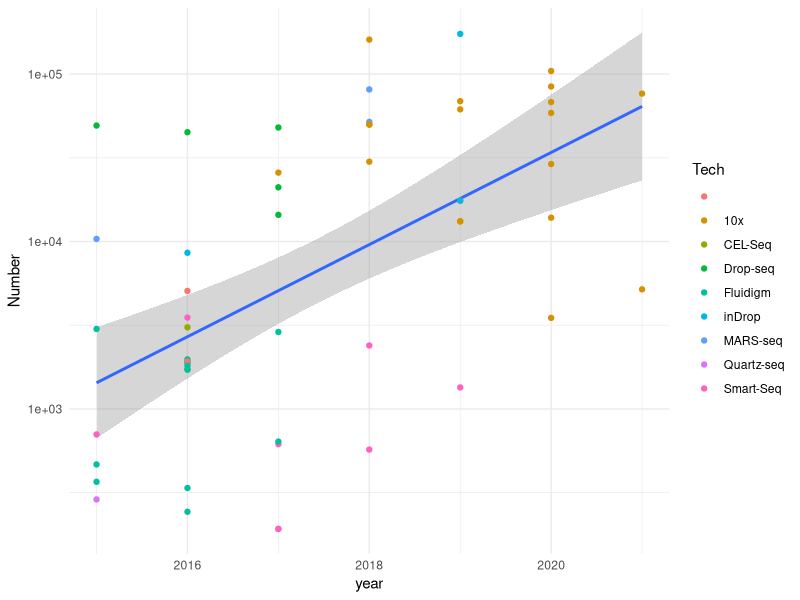
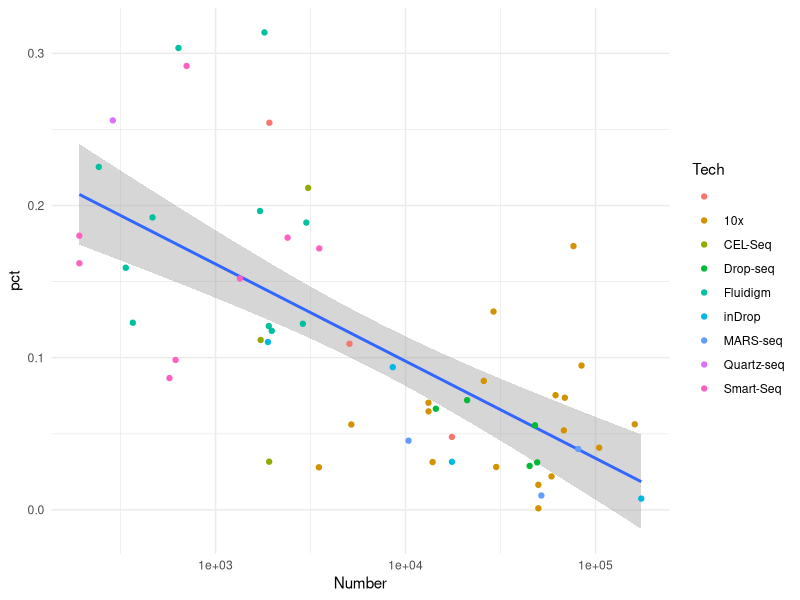

Recreate these plots in R, in order.
library(ggplot2)
summary_data <- read.csv2("./Data/fullSummary.csv")
##Correlation between year of publication and number of cells
cor.test(summary_data$year,summary_data$Number)
##Correlation between number of cells and detection rate
cor.test(summary_data$Number,summary_data$pct)
## Figure 1a
ggplot(summary_data, aes(year, Number)) +  scale_y_log10() +
  geom_smooth(method = "lm") + geom_point(aes(col = Tech)) + theme_minimal()
## Figure 2a
ggplot(summary_data, aes(Number,pct)) +  scale_x_log10() +
  geom_smooth(method = "lm") + geom_point(aes(col = Tech)) + theme_minimal()